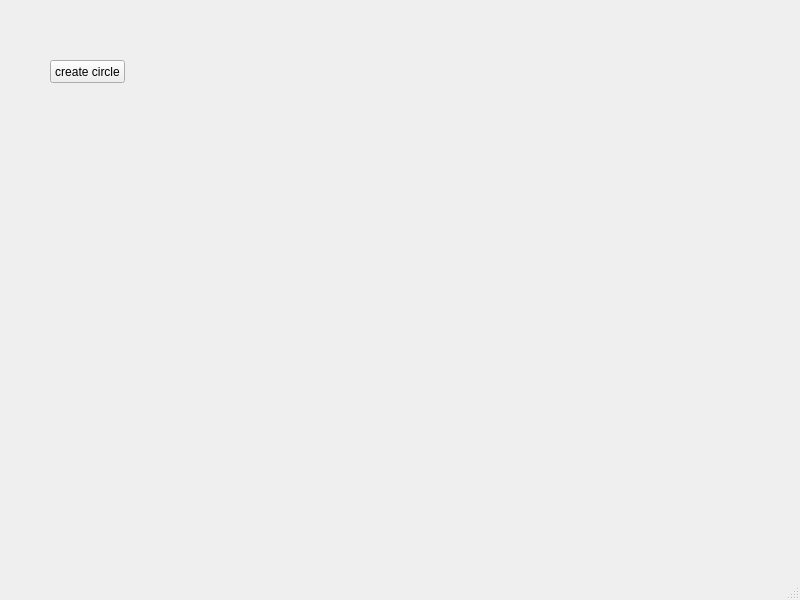
<?xml version="1.0" encoding="UTF-8"?>
<ui version="4.0">
 <class>MainWindow</class>
 <widget class="QMainWindow" name="MainWindow">
  <property name="geometry">
   <rect>
    <x>0</x>
    <y>0</y>
    <width>800</width>
    <height>600</height>
   </rect>
  </property>
  <property name="windowTitle">
   <string>MainWindow</string>
  </property>
  <widget class="QWidget" name="centralwidget">
   <widget class="QPushButton" name="create_button">
    <property name="geometry">
     <rect>
      <x>50</x>
      <y>60</y>
      <width>75</width>
      <height>23</height>
     </rect>
    </property>
    <property name="text">
     <string>create circle</string>
    </property>
   </widget>
  </widget>
  <widget class="QMenuBar" name="menubar">
   <property name="geometry">
    <rect>
     <x>0</x>
     <y>0</y>
     <width>800</width>
     <height>21</height>
    </rect>
   </property>
  </widget>
  <widget class="QStatusBar" name="statusbar"/>
 </widget>
 <resources/>
 <connections/>
</ui>
